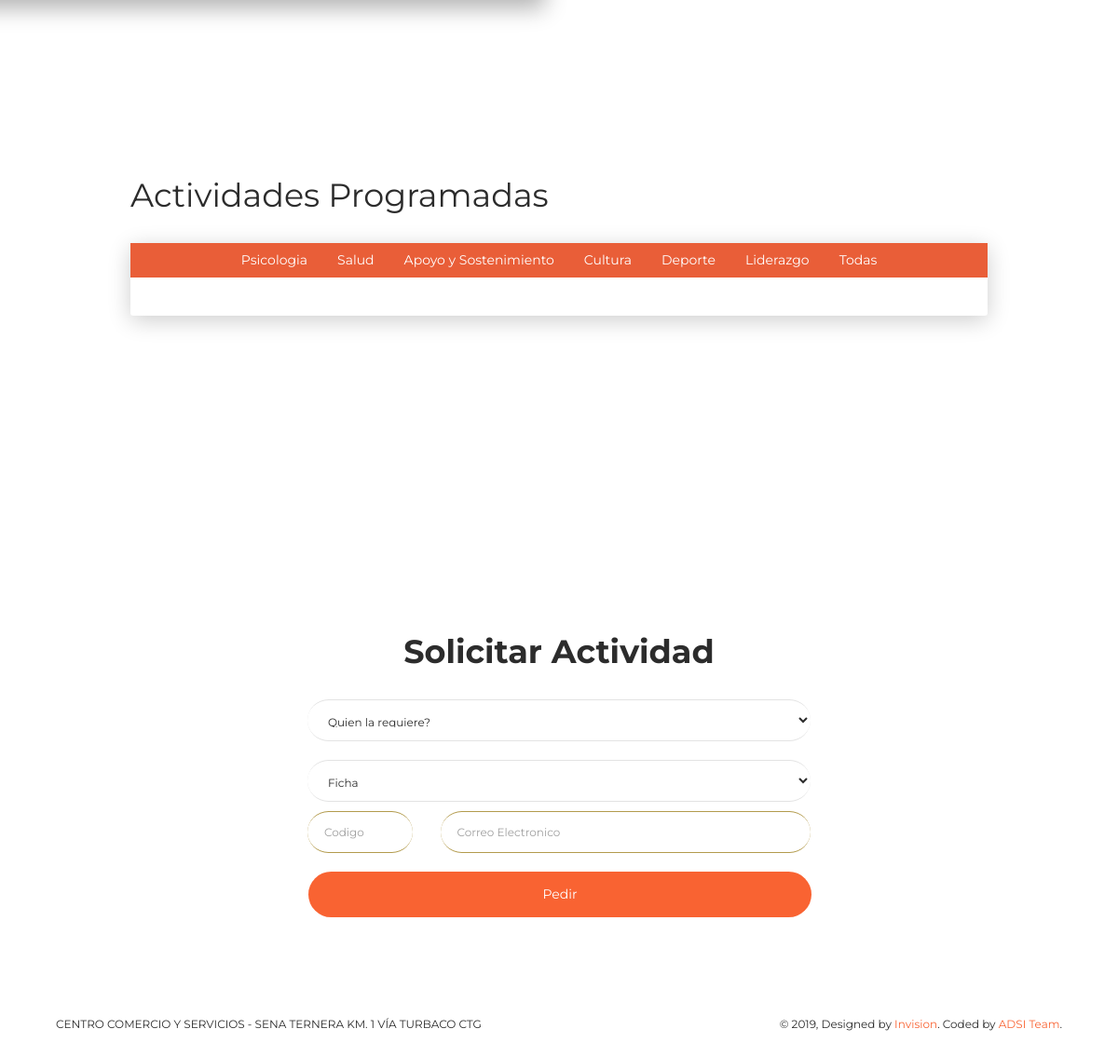
Before: / (lower part) with the older database file.
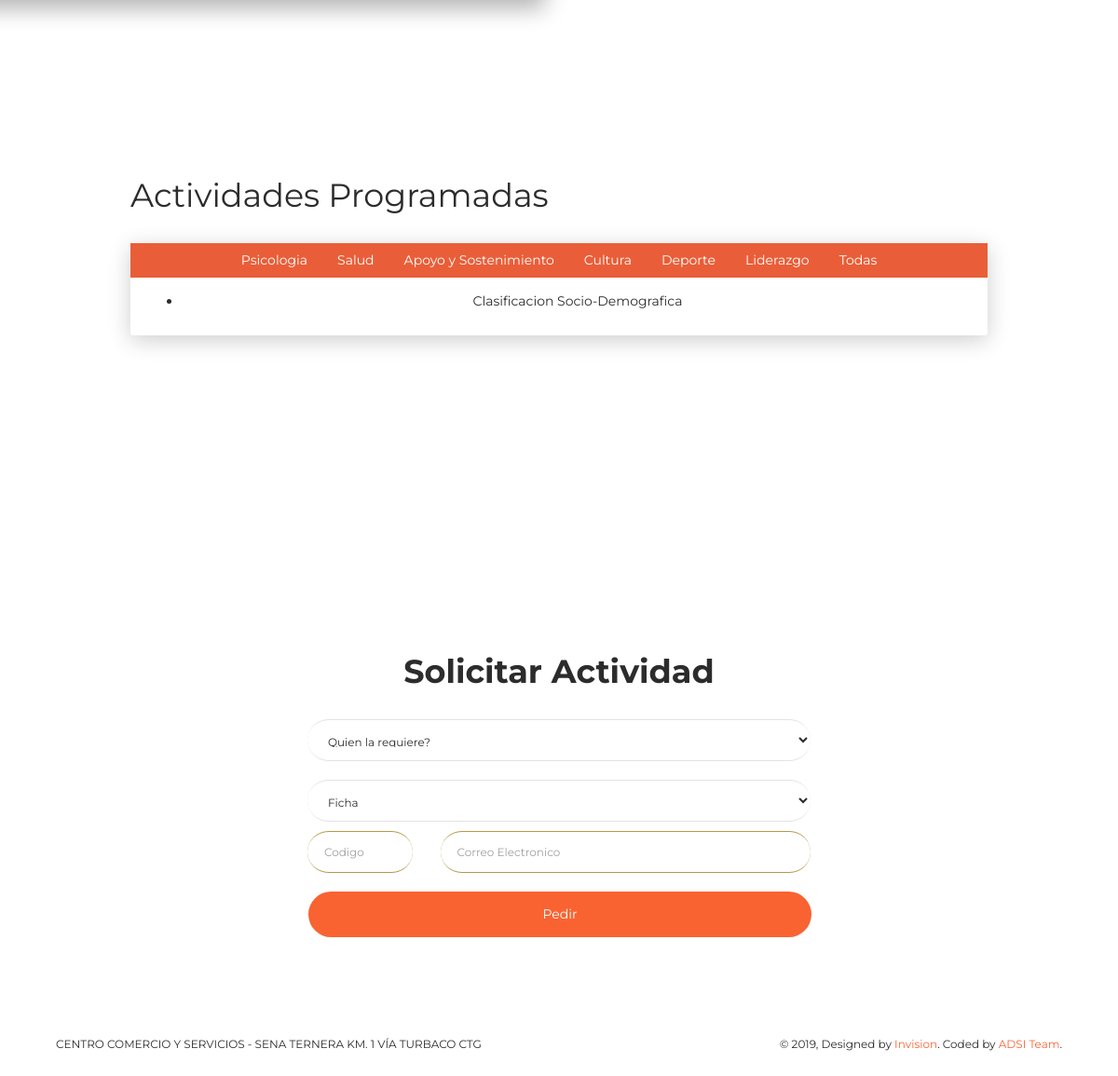
After: the same page with the newer database file.
### tables this page shows
CREATE TABLE `acciones` (
  `id` int(11) NOT NULL,
  `name` varchar(50) NOT NULL,
  `dimension_id` int(11) NOT NULL
);

### controller/home.controller.php (called while the page is built, shortened)
<?php
require_once('model/home.php');
class HomeController
{
	public function __CONSTRUCT()
	{
		$this->model = new Home();
	}
	public function Landing()
	{
		require_once 'view/headerl.php';
		require_once 'view/home/landing.php';
		require_once 'view/footer.php';
	}
}
?>

### model/database.php (called while the page is built)
<?php
class Database
{
    public static function StartUp()
    {
        $pdo = new PDO('mysql:host=localhost;dbname=bienestar;charset=utf8', 'root', '');
        $pdo->setAttribute(PDO::ATTR_ERRMODE, PDO::ERRMODE_EXCEPTION);
        return $pdo;
    }
}

### model/home.php (called while the page is built, shortened)
<?php
class Home
{
	private $pdo;
	public function __CONSTRUCT()
	{
		try {
			$this->pdo = Database::StartUp();
		} catch (Exception $e) {
			die($e->getMessage());
		}
	}
	public function ListarAccion($opc)
	{
		try {
			if ($opc != "") {
				$opc = "WHERE dimension_id = $opc";
			} else {
				$opc = "";
			}
			$stm = $this->pdo->prepare("SELECT * FROM acciones $opc");
			$stm->execute();
			return $stm->fetchAll(PDO::FETCH_OBJ);
		} catch (Exception $e) {
			die($e->getMessage());
		}
	}
}

### view/home/landing.php (the view, shortened to what this page needs)
<div class="wrapper">
	<div class="section section-about-us">
		<div class="container">
			<div class="section-story-overview">
			</div>
		</div>
	</div>
	<div class="section section-tabs">
		<div class="container">
			<div class="row">
				<div class="col-md-10 ml-auto  mr-auto">
					<h2 id="activities" class="">Actividades Programadas</h2>
					<div class="card">
						<div class="card-header">
							<ul class="nav nav-tabs-neutral justify-content-center" role="tablist" data-background-color="orange">
								<li class="nav-item">
									<a class="nav-link" data-toggle="tab" href="#psico" role="tab">Psicologia</a>
								</li>
								<li class="nav-item">
									<a class="nav-link" data-toggle="tab" href="#health" role="tab">Salud</a>
								</li>
								<li class="nav-item">
									<a class="nav-link" data-toggle="tab" href="#suport" role="tab">Apoyo y Sostenimiento</a>
								</li>
								<li class="nav-item">
									<a class="nav-link" data-toggle="tab" href="#culture" role="tab">Cultura</a>
								</li>
								<li class="nav-item">
									<a class="nav-link" data-toggle="tab" href="#sport" role="tab">Deporte</a>
								</li>
								<li class="nav-item">
									<a class="nav-link" data-toggle="tab" href="#lider" role="tab">Liderazgo</a>
								</li>
								<li class="nav-item">
									<a class="nav-link" data-toggle="tab" href="#all" role="tab">Todas</a>
								</li>
							</ul>
						</div>
						<div class="card-body">
							<div class="tab-content text-center">
								<div class="tab-pane active" id="psico" role="tabpanel">
									<ul>
										<?php foreach ($this->model->ListarAccion(5) as $a) : ?>
											<li>
												<?= $a->name; ?>
											</li>
										<?php endforeach; ?>
									</ul>
								</div>
							</div>
						</div>
					</div>
				</div>
			</div>
		</div>
	</div>
	<div class="section">
	</div>
	<div class="section section-contact-us text-center">
		<div class="container">
			<h2 class="title" id="formularioPet">Solicitar Actividad</h2>
			<div class="row">
				<div class="col-lg-6 text-center col-md-8 ml-auto mr-auto">
					<form action="?c=home&a=ValidacionPeticion" method="post">
						<div class="input-group input-lg">
							<div class="input-group input-lg">
								<select name="requester" required class="form-control" style="height:45px">
									<option disabled="" selected value="">Quien la requiere?</option>
								</select>
							</div>
						</div>
						<div class="input-group input-lg">
							<select name="token_id" required class="form-control" style="height:45px">
								<option disabled selected value="">Ficha</option>
							</select>
						</div>
						<div class="row">
							<div class="input-group input-lg col-3">
								<input type="text" name="pass_code" required class="form-control" minlength="3" maxlength="3" placeholder="Codigo">
							</div>
							<div class="input-group input-lg col-9">
								<input type="email" name="email" required class="form-control" placeholder="Correo Electronico">
							</div>
						</div>
						<button name="submit" type="submit" class="btn btn-primary btn-round btn-block btn-lg">Pedir</button>
					</form>
				</div>
			</div>
		</div>
	</div>

### index.php (shortened to what this page needs)
<?php
require_once 'model/database.php';
$session= isset($_SESSION['auth'])?$_SESSION['auth']:'';
if($session){
    $controller = 'home';
    if(!isset($_REQUEST['c'])) {
            require_once "controller/$controller.controller.php";
            $controller = ucwords($controller) . 'Controller';
            $controller = new $controller;
            $controller->Index();
        } else {
            $controller = strtolower($_REQUEST['c']);
            $accion = isset($_REQUEST['a']) ? $_REQUEST['a'] : 'Index';
            require_once "controller/$controller.controller.php";
            $controller = ucwords($controller) . 'Controller';
            $controller = new $controller;
            call_user_func(array($controller, $accion) );
    }
} else{
    if (isset($_REQUEST['a'])&&($_REQUEST['a']!='Index')) {
        $accion = ($_REQUEST['a']);
    }else{
        $accion = 'Landing';
    }
    $controller = new $controller;
    call_user_func(array($controller, $accion) );
}

### view/headerl.php (shortened to what this page needs)
<!DOCTYPE html>
<html lang="en">
<head>
    <link rel="stylesheet" href="https://use.fontawesome.com/releases/v5.7.1/css/all.css">
    <link href="assets/css/bootstrap.min.css" rel="stylesheet" />
    <link href="assets/css/loader.css" rel="stylesheet" />
    <link href="assets/css/now-ui-dashboard.css?v=1.3.0" rel="stylesheet" />
    <link href="assets/css/now-ui-kit.css?v=1.2.0" rel="stylesheet" />
    <link href="node_modules/noty/lib/noty.css" rel="stylesheet">
    <link href="node_modules/noty/lib//themes/metroui.css" rel="stylesheet">
    <link href='assets/fullcalendar-4.0.1\packages\core\main.css' rel='stylesheet' />
    <link href='assets/fullcalendar-4.0.1\packages\daygrid\main.css' rel='stylesheet' />
    <link href='assets\fullcalendar-4.0.1\packages\list\main.css' rel='stylesheet' />
    <link href='assets\fullcalendar-4.0.1\packages\timegrid\main.css' rel='stylesheet' />
    <link href='assets\fullcalendar-4.0.1\packages\bootstrap\main.css' rel='stylesheet' />
</head>
<body id="log" class="login-page sidebar-collapse">

### view/footer.php (shortened to what this page needs)
<footer class="footer">
    <div class="<?= isset($_SESSION['auth']) ? "container-fluid" : "container"; ?>">
        <nav>
            <ul>
                <li>
                    <a href="https://www.google.com/maps/place/Sena+Ternera/@10.3738577,-75.462697,17z/data=!3m1!4b1!4m12!1m6!3m5!1s0x8ef6269fd181cc07:0xa6016d8aaf8bf5bc!2sSena+Ternera!8m2!3d10.3738577!4d-75.4605083!3m4!1s0x8ef6269fd181cc07:0xa6016d8aaf8bf5bc!8m2!3d10.3738577!4d-75.4605083">
                        Centro Comercio y Servicios - SENA Ternera Km. 1 Vía Turbaco CTG
                    </a>
                </li>
            </ul>
        </nav>
        <div class="copyright" id="copyright">
            &copy;
            , Designed by
            <a href="https://www.invisionapp.com" target="_blank">Invision</a>. Coded by
            <a href="https://www.creative-tim.com" target="_blank">ADSI Team</a>.
        </div>
    </div>
</footer>
</body>
</html>

### assets/css/loader.css (style rules this page uses)
input:invalid { border-color: rgb(179, 155, 77); }

Changed rows visible on the page:
added acciones: name "Clasificacion Socio-Demografica"
